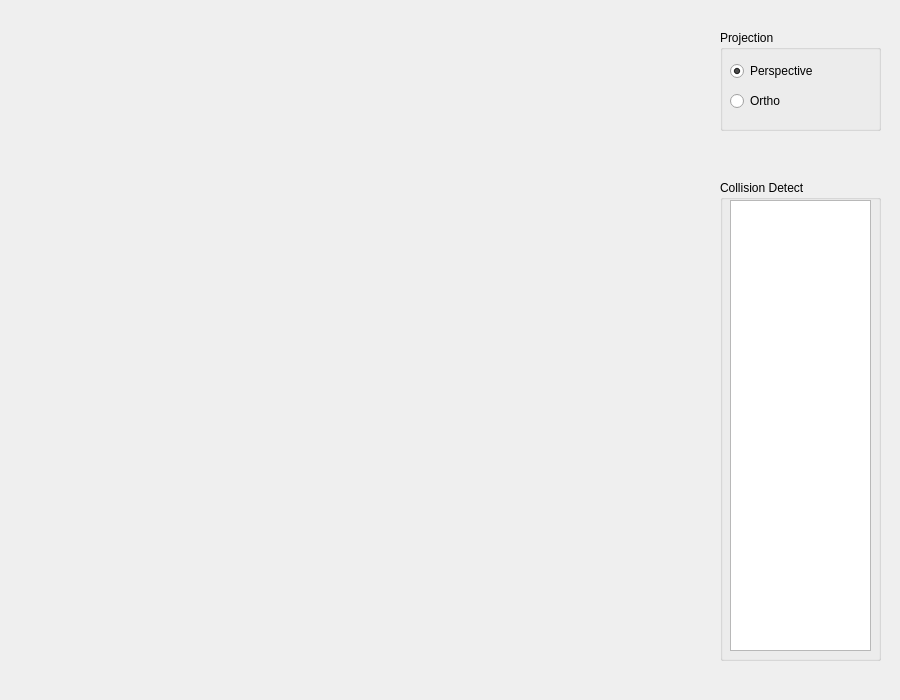
<?xml version="1.0" encoding="UTF-8"?>
<ui version="4.0">
 <class>QtOpenGLDemoClass</class>
 <widget class="QWidget" name="QtOpenGLDemoClass">
  <property name="geometry">
   <rect>
    <x>0</x>
    <y>0</y>
    <width>900</width>
    <height>700</height>
   </rect>
  </property>
  <property name="windowTitle">
   <string>QtOpenGLDemo</string>
  </property>
  <widget class="QGroupBox" name="groupBox">
   <property name="geometry">
    <rect>
     <x>720</x>
     <y>30</y>
     <width>161</width>
     <height>101</height>
    </rect>
   </property>
   <property name="title">
    <string>Projection</string>
   </property>
   <widget class="QRadioButton" name="perspectiveButton">
    <property name="geometry">
     <rect>
      <x>10</x>
      <y>30</y>
      <width>132</width>
      <height>22</height>
     </rect>
    </property>
    <property name="text">
     <string>Perspective</string>
    </property>
    <property name="checked">
     <bool>true</bool>
    </property>
   </widget>
   <widget class="QRadioButton" name="orthoButton">
    <property name="geometry">
     <rect>
      <x>10</x>
      <y>60</y>
      <width>132</width>
      <height>22</height>
     </rect>
    </property>
    <property name="text">
     <string>Ortho</string>
    </property>
   </widget>
  </widget>
  <widget class="QGroupBox" name="groupBox_2">
   <property name="geometry">
    <rect>
     <x>720</x>
     <y>180</y>
     <width>161</width>
     <height>481</height>
    </rect>
   </property>
   <property name="title">
    <string>Collision Detect</string>
   </property>
   <widget class="QTextBrowser" name="textBrowser">
    <property name="geometry">
     <rect>
      <x>10</x>
      <y>20</y>
      <width>141</width>
      <height>451</height>
     </rect>
    </property>
   </widget>
  </widget>
 </widget>
 <layoutdefault spacing="6" margin="11"/>
 <resources>
  <include location="resources.qrc"/>
 </resources>
 <connections/>
</ui>
